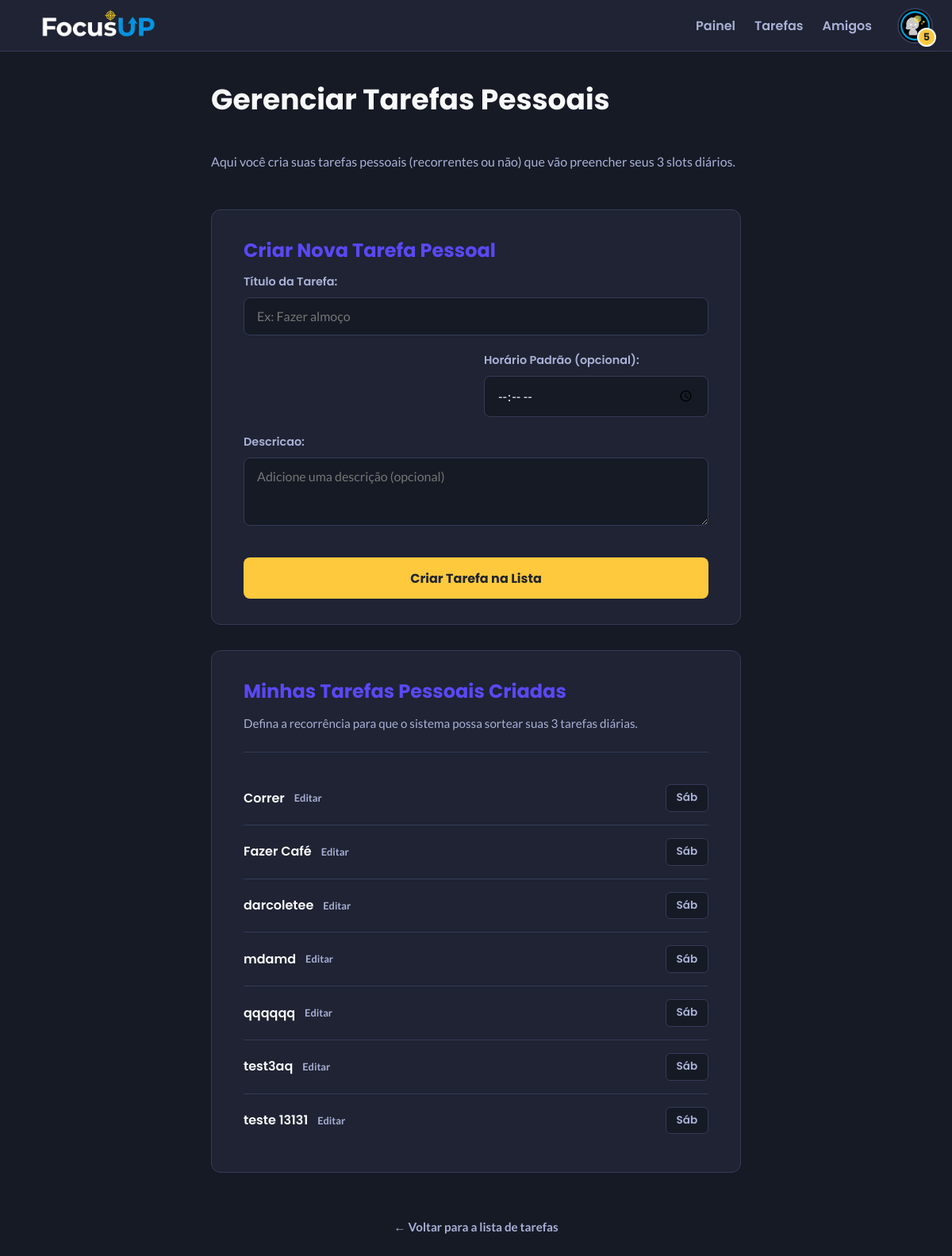
The page /Tarefas/adicionar/ (signed in) on the database its author committed.
### home/models/usuario.py (models this page shows, shortened)
class Usuario(AbstractBaseUser, PermissionsMixin):
    sexo_choices =[
        ('M', 'Masculino'),
        ('F', 'Feminino'),
        ('O', 'Outro'),
    ]
    email = models.EmailField(primary_key=True, unique=True, verbose_name='E-mail do usuário')
    nome = models.CharField(max_length=100, verbose_name='Nome completo do usuário')
    nome_usuario = models.CharField(max_length=50, unique=True)
    data_nascimento = models.DateField(null=True, blank=True)
    sexo = models.CharField(max_length=1, choices=sexo_choices, null=True, blank=True, verbose_name='Sexo (M/F/O)')
    foco = models.CharField(max_length=50, null=True, blank=True, verbose_name='Área de foco')
    nivel = models.IntegerField(default=1)
    xp_atual = models.IntegerField(default=0)
    xp_proximo_nivel = models.IntegerField(default=100, verbose_name='XP para o próximo nível')
    ofensiva = models.IntegerField(null=True, blank=True, verbose_name='Poder de ataque do avatar')
    avatar = models.CharField(max_length=255, null=True, blank=True)
    is_active = models.BooleanField(default=True)
    is_staff = models.BooleanField(default=False)
    is_superuser = models.BooleanField(default=False)
    dias_foco = models.IntegerField(default=0, verbose_name='Dias de Foco (Streak)')
    ultimo_resgate_foco = models.DateTimeField(null=True, blank=True, verbose_name='Último Resgate de Foco')
    slots_tarefas_pessoais_usados = models.IntegerField(default=0, verbose_name="Slots de tarefas pessoais usados hoje")
    data_reset_slots = models.DateField(default=date.today, verbose_name="Último dia que os slots foram resetados")
    tarefas_concluidas_prazo_count = models.IntegerField(default=0, verbose_name="Contador de tarefas concluídas (no prazo)")
    tarefas_concluidas_atrasadas_count = models.IntegerField(default=0, verbose_name="Contador de tarefas concluídas (atrasadas)")
    tarefas_descartadas_count = models.IntegerField(default=0, verbose_name="Contador de tarefas descartadas")
    objects = UsuarioManager()
    USERNAME_FIELD = "email"
    REQUIRED_FIELDS = ["nome", "nome_usuario"]
    XP_BASE_PARA_NIVEL_2 = 100
    XP_MULTIPLICADOR = 1.5
    LIMITE_SLOTS_PESSOAIS = 3
    HORA_CORTE_RESET = time(18, 57, 0)
    def get_inicio_dia_de_jogo_atual(self):
        agora = timezone.localtime(timezone.now())
        hora_corte_int = self.HORA_CORTE_RESET.hour
        minuto_corte_int = self.HORA_CORTE_RESET.minute
        if agora.time() < self.HORA_CORTE_RESET:
            inicio_dia = agora.replace(hour=hora_corte_int, minute=minuto_corte_int, second=0, microsecond=0) - timezone.timedelta(days=1)
        else:
            inicio_dia = agora.replace(hour=hora_corte_int, minute=minuto_corte_int, second=0, microsecond=0)
        return inicio_dia
    def resetar_slots_tarefas_pessoais(self):
        data_do_dia_de_jogo_atual = self.get_inicio_dia_de_jogo_atual().date()
        return self.slots_tarefas_pessoais_usados

### home/models/tarefa.py (models this page shows, shortened)
class Tarefa(models.Model):
    FREQUENCIA_CHOICES = [
        ('DIARIA', 'Diária'),
        ('SEMANAL', 'Semanal'),
        ('MENSAL', 'Mensal')
    ]
    TIPO_CHOICES = [
        ('PESSOAL', 'Pessoal'),
        ('DIARIA', 'Diária'),
        ('SEMANAL', 'Semanal'),
        ('TEMPLATE_PESSOAL', 'Template Pessoal')
    ]
    id_Tarefa = models.AutoField(primary_key=True)
    usuario = models.ForeignKey(Usuario, on_delete=models.CASCADE, related_name='Tarefas')
    tipo_tarefa = models.CharField(
        max_length=20,
        choices=TIPO_CHOICES,
        default='PESSOAL',
        verbose_name="Tipo da Tarefa"
    )
    titulo = models.CharField(max_length=100, verbose_name="Nome do Hábito")
    descricao = models.TextField(null=True, blank=True)
    data_criacao = models.DateTimeField(auto_now_add=True)
    frequencia = models.CharField(max_length=10, choices=FREQUENCIA_CHOICES, default='DIARIA', null=True, blank=True)
    hora_lembrete = models.TimeField(verbose_name="Horário do Lembrete", null=True, blank=True)
    ultimo_lembrete_enviado = models.DateTimeField(blank=True, null=True)
    concluida = models.BooleanField(default=False)
    data_conclusao = models.DateTimeField(null=True, blank=True)
    xp_original = models.IntegerField(null=True, blank=True, verbose_name="XP Original (se falhou)")
    xp = models.IntegerField(default=10, verbose_name="XP da Tarefa")
    falhou = models.BooleanField(default=False, verbose_name="Tarefa Falhou (reset 22h)")
    descartada = models.BooleanField(default=False, verbose_name="Tarefa Descartada")
    data_acao_final = models.DateTimeField(null=True, blank=True, verbose_name="Data de Conclusão ou Descarte")
    recorrente_dom = models.BooleanField(default=False, verbose_name="Dom")
    recorrente_seg = models.BooleanField(default=False, verbose_name="Seg")
    recorrente_ter = models.BooleanField(default=False, verbose_name="Ter")
    recorrente_qua = models.BooleanField(default=False, verbose_name="Qua")
    recorrente_qui = models.BooleanField(default=False, verbose_name="Qui")
    recorrente_sex = models.BooleanField(default=False, verbose_name="Sex")
    recorrente_sab = models.BooleanField(default=False, verbose_name="Sáb")
    def get_dias_recorrencia_display(self):
        dias_map = {
            'recorrente_seg': 'Seg', 'recorrente_ter': 'Ter', 'recorrente_qua': 'Qua',
            'recorrente_qui': 'Qui', 'recorrente_sex': 'Sex', 'recorrente_sab': 'Sáb',
            'recorrente_dom': 'Dom',
        }
        dias_selecionados = [dias_map[field] for field in dias_map if getattr(self, field)]
        if len(dias_selecionados) == 7: return "Todos os dias"
        if len(dias_selecionados) == 0: return None
        return ", ".join(dias_selecionados)

### home/views/tarefa_views.py (the view)
# urls.py: path('Tarefas/adicionar/', tarefa_views.adicionar_Tarefas, name='adicionar_Tarefas'),
@login_required
def adicionar_Tarefas(request):
    try:
        perfis_usuario = UsuarioFoco.objects.filter(user=request.user)
        form = TarefaForm(request.POST or None)
        try:
            slots_usados_hoje = request.user.resetar_slots_tarefas_pessoais()
        except Exception as e:
            logger.exception(f"Erro ao resetar slots para o usuário {request.user.email} em adicionar_Tarefas")
            slots_usados_hoje = Usuario.LIMITE_SLOTS_PESSOAIS
        if request.method == 'POST':
            action = None; data = {}; is_ajax = request.headers.get('X-Requested-With') == 'XMLHttpRequest' or request.headers.get('Content-Type') == 'application/json'
            if not is_ajax:
                action = 'salvar_manual'
            else:
                try: data = json.loads(request.body); action = data.get('action')
                except json.JSONDecodeError: logger.warning("POST JSON inválido."); return JsonResponse({'error': 'JSON inválido.'}, status=400)
            if action == 'salvar_sugestao':
                if slots_usados_hoje >= Usuario.LIMITE_SLOTS_PESSOAIS:
                    return JsonResponse({'error': 'Você já atingiu seu limite de 3 tarefas pessoais por hoje.'}, status=403)
                titulo = data.get('titulo'); descricao = data.get('descricao')
                xp_recebido = data.get('xp', 10)
                if not titulo or not descricao: return JsonResponse({'error': 'Dados faltando.'}, status=400)
                try:
                    nova_tarefa = Tarefa.objects.create(
                        usuario=request.user, titulo=titulo, descricao=descricao,
                        frequencia='DIARIA', hora_lembrete=time(9, 0),
                        xp=int(xp_recebido), xp_original=int(xp_recebido),
                        tipo_tarefa='PESSOAL', concluida=False
                    )
                    request.user.slots_tarefas_pessoais_usados += 1
                    request.user.save(update_fields=['slots_tarefas_pessoais_usados'])
                    logger.info(f"Tarefa sugerida '{titulo}' salva com PK {nova_tarefa.pk}.")
                    return JsonResponse({ 'success': True, 'tarefa_id': nova_tarefa.pk, 'titulo': nova_tarefa.titulo, 'frequencia_display': nova_tarefa.get_frequencia_display(), 'hora_lembrete': nova_tarefa.hora_lembrete.strftime('%H:%M') if nova_tarefa.hora_lembrete else '', 'url_concluir': reverse('home:concluir_tarefa', args=[nova_tarefa.pk]), 'descricao_completa': nova_tarefa.descricao, 'xp_adicionado': nova_tarefa.xp, 'slots_usados': request.user.slots_tarefas_pessoais_usados })
                except Exception as e: logger.exception("Erro CRÍTICO AJAX salvar sugestão:"); return JsonResponse({'error': 'Erro ao salvar tarefa.'}, status=500)
            elif action == 'salvar_manual':
                if form.is_valid():
                    nova_tarefa = form.save(commit=False)
                    nova_tarefa.usuario = request.user
                    nova_tarefa.tipo_tarefa = 'TEMPLATE_PESSOAL'
                    nova_tarefa.xp = 10
                    nova_tarefa.xp_original = 10
                    nova_tarefa.save()
                    messages.success(request, f'Tarefa "{nova_tarefa.titulo}" criada na sua lista de pessoais!');
                    return redirect('home:adicionar_Tarefas')
                else:
                    tarefas_pessoais_list = Tarefa.objects.filter(usuario=request.user, tipo_tarefa='TEMPLATE_PESSOAL').order_by('titulo')
                    context = { 'form': form, 'perfis_usuario': perfis_usuario, 'slots_usados': slots_usados_hoje, 'slots_limite': Usuario.LIMITE_SLOTS_PESSOAIS, 'tarefas_pessoais_list': tarefas_pessoais_list };
                    messages.error(request, 'Corrija os erros.');
                    return render(request, 'home/tarefas/adicionar_Tarefas.html', context)
            elif action == 'gerar_sugestao':
                foco_nome = data.get('foco_nome');
                if not foco_nome: return JsonResponse({'error': 'Foco não fornecido.'}, status=400)
                perfil_foco = get_object_or_404(UsuarioFoco, user=request.user, foco_nome=foco_nome)
                engine = FocusAIEngine(); sugestao = engine.gerar_sugestao_tarefa_diaria({"foco_nome": foco_nome, "dia_da_semana": "hoje"})
                if sugestao: return JsonResponse({'titulo': sugestao.titulo, 'descricao': sugestao.descricao_motivacional,'dificuldade': sugestao.dificuldade, 'xp': sugestao.xp_calculado})
                else: return JsonResponse({'error': 'IA não gerou sugestão.'}, status=500)
            else:
                if is_ajax: return JsonResponse({'error': 'Ação inválida.'}, status=400)
                else: messages.error(request, 'Ação inválida.'); return redirect('home:adicionar_Tarefas')
        else:
            tarefas_pessoais_list = Tarefa.objects.filter(
                usuario=request.user,
                tipo_tarefa='TEMPLATE_PESSOAL'
            ).order_by('titulo')
            context = {
                'form': form,
                'perfis_usuario': perfis_usuario,
                'slots_usados': slots_usados_hoje,
                'slots_limite': Usuario.LIMITE_SLOTS_PESSOAIS,
                'tarefas_pessoais_list': tarefas_pessoais_list
            }
            return render(request, 'home/tarefas/adicionar_Tarefas.html', context)
    except Exception as e:
        logger.exception(f"Erro GERAL adicionar_Tarefas:")
        messages.error(request, "Erro inesperado ao carregar a página.");
        return redirect('home:lista_Tarefas')

### home/templates/home/tarefas/adicionar_Tarefas.html (shortened to what this page needs)
{% extends 'home/base.html' %}
{% load static %}
{% block extra_head %}
    <link rel="stylesheet" href="{% static 'home/css/estiloaddtarefa.css' %}?v=5" />
{% endblock extra_head %}
{% block content %}
    <div class="container-add-tarefa"
         data-ajax-url-salvar-recorrencia="{% url 'home:salvar_recorrencia' %}"
         data-csrf-token="{{ csrf_token }}">
        <h1>Gerenciar Tarefas Pessoais</h1>
        <p class="subtitulo-pagina">
            Aqui você cria suas tarefas pessoais (recorrentes ou não)
            que vão preencher seus 3 slots diários.
        </p>
        <section class="secao-card">
            <h2 class="titulo-secao">Criar Nova Tarefa Pessoal</h2>
            <form method="POST" id="form-tarefa" action="{% url 'home:adicionar_Tarefas' %}">
                <div class="campo-form">
                    {{ form.titulo.label_tag }}
                    {{ form.titulo }}
                </div>
                <div class="form-row">
                    <div class="campo-form">
                    </div>
                    <div class="campo-form">
                        {{ form.hora_lembrete.label_tag }}
                        {{ form.hora_lembrete }}
                    </div>
                </div>
                <div class="campo-form">
                    {{ form.descricao.label_tag }}
                    {{ form.descricao }}
                </div>
                <button type="submit" class="botao-destaque">Criar Tarefa na Lista</button>
            </form>
        </section>
        <section class="secao-card">
            <h2 class="titulo-secao">Minhas Tarefas Pessoais Criadas</h2>
            <p class="subtitulo-secao">
                Defina a recorrência para que o sistema possa sortear
                suas 3 tarefas diárias.
            </p>
            <ul class="lista-recorrencia" id="lista-recorrencia">
                {% for tarefa in tarefas_pessoais_list %}
                <li class="item-recorrencia" data-tarefa-id="{{ tarefa.id_Tarefa }}">
                    <div class="item-info">
                        <span class="item-titulo">{{ tarefa.titulo }}</span>
                        <a href="#" class="botao-editar-tarefa">Editar</a>
                    </div>
                    <div class="dropdown-recorrencia">
                        <button class="botao-recorrencia" data-action="toggle-recorrencia">
                            {{ tarefa.get_dias_recorrencia_display|default:"Definir recorrência" }}
                        </button>
                    </div>
                </li>
                {% empty %}
                <li class="item-recorrencia-vazia">
                    <p>Você ainda não criou nenhuma tarefa pessoal.</p>
                    <p>Crie uma no formulário acima para definir a recorrência.</p>
                </li>
                {% endfor %}
            </ul>
        </section>
        <a href="{% url 'home:lista_Tarefas' %}" class="cancel-link">
            &larr; Voltar para a lista de tarefas
        </a>
    </div>
{% endblock content %}

### home/templates/home/base.html (shortened to what this page needs)
{% load static %}
<!DOCTYPE html>
<html lang="pt-br">
<head>
    <link rel="stylesheet" href="{% static 'home/css/estilohome.css' %}" />
    {% block extra_head %}{% endblock %}
</head>
<body>
    <header class="cabecalho-principal">
        <div class="container-cabecalho">
            <a href="{% url 'home:home' %}" class="logo">
                <img src="{% static 'home/img/LogoOFC.png' %}" alt="FocusUP Logo">
            </a>
            <div class="menu-desktop-container">
                <nav class="navegacao-principal">
                    <ul>
                        <li><a href="{% url 'home:home' %}" {% if request.resolver_match.url_name == 'home' %}class="ativo"{% endif %}>Painel</a></li>
                        <li><a href="{% url 'home:lista_Tarefas' %}" {% if request.resolver_match.url_name == 'lista_Tarefas' %}class="ativo"{% endif %}>Tarefas</a></li>
                        <li><a href="{% url 'home:listar_amigos' %}" >Amigos</a></li>
                    </ul>
                </nav>
                <button class="profile-avatar perfil-foto-container" id="profile-dropdown-trigger" aria-label="Abrir menu do perfil" aria-expanded="false" tabindex="0">
                    <img src="{% static 'home/img/ue.png' %}" alt="Avatar do Usuário" class="perfil-foto">
                    <span class="level-badge level-badge-display">
                        {{ user.nivel|default:1 }}
                    </span>
                </button>
            </div>
        </div>
    </header>
    {% block content %}
    {% endblock %}
</body>
</html>

### rows shown on the page
Usuario: nivel "5"
Tarefa: titulo "Correr", dias_recorrencia "Sáb"
Tarefa: titulo "Fazer Café", dias_recorrencia "Sáb"
Tarefa: titulo "darcoletee", dias_recorrencia "Sáb"
Tarefa: titulo "mdamd", dias_recorrencia "Sáb"
Tarefa: titulo "qqqqqq", dias_recorrencia "Sáb"
Tarefa: titulo "test3aq", dias_recorrencia "Sáb"
Tarefa: titulo "teste 13131", dias_recorrencia "Sáb"
